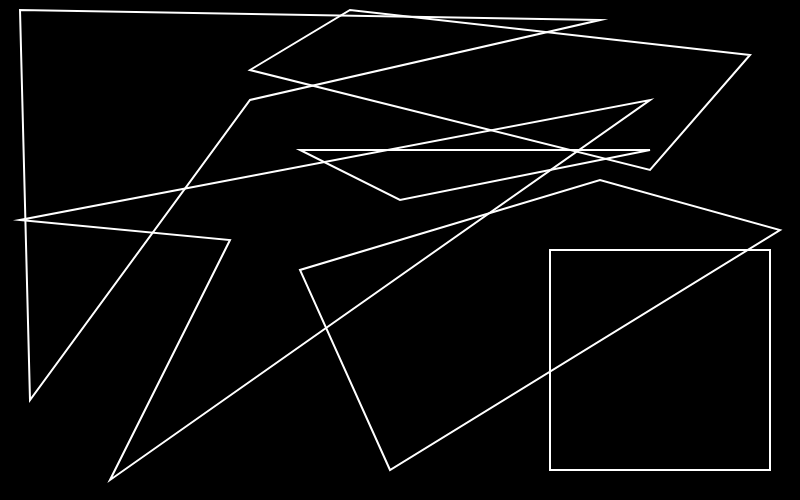
Frame 1 (no input)
Frame 60 (no input): identical to frame 1, image omitted
Frame 120 (the mouse pressed at the canvas centre since frame 60): identical to frame 1, image omitted

The p5.js sketch that drew this single still picture (run headless with seeded random() and noise() and a simulated clock; from frame 60 on, the mouse is pressed at the canvas centre):

// p5.js sketch
// ── sketch.js
function setup() {
  createCanvas(800,500);
}

function draw() {
  // Wall Drawing #295 (1976)
  // Six white geometric figures (outlines) superimposed on a black wall.
  background(0);
  stroke(255);
  noFill();
  strokeWeight(2);
  quad(750, 55, 350, 10, 250, 70, 650, 170);
  triangle(650, 150, 400, 200, 300, 150);
  quad(20,220,230,240, 110, 480, 650, 100);
  rect(550,250,220,220);
  quad(600, 20, 20, 10, 30, 400, 250, 100);
  quad(390, 470, 300, 270, 600, 180, 780, 230);
}
